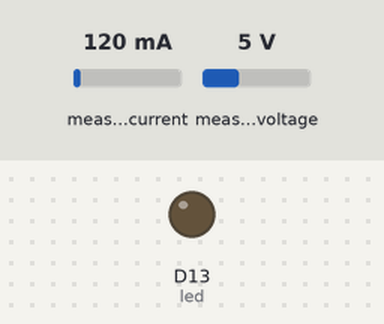
Recording of a program running on a simulated CircuitPython board. Shown: output pins drawn as LEDs (lit = HIGH). Dashed ring = blinking. The test bench sets the inputs (shaded band); at power-on: measured current 120 mA, measured voltage 5 V. WiFi joins after 1.5 s; web requests get an empty 200 reply after 0.4 s; library files of the repository ran but are not shown: secrets.py; what the program prints to the serial console is not drawn.

Above: at 2.9 s.
At 4.15 s:
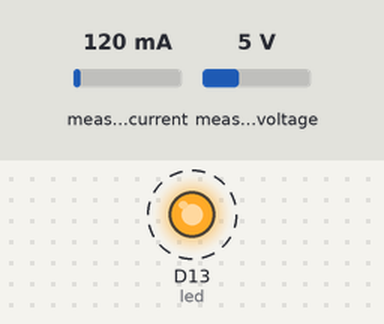
Timing chart, 0 to 5.0 s (numbered marks = the images above):
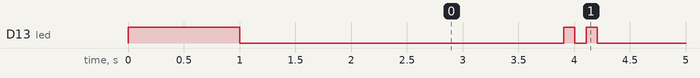

Measured:
- by itself, D13 (led): goes LOW 2.9 s, HIGH 0.10 s, LOW 0.10 s, HIGH 0.10 s, then LOW

The program:

measure.py
```python
"""Sample code and test for adafruit_in219"""
import board
import busio
import digitalio
from digitalio import DigitalInOut
import gc
import time
from adafruit_ina219 import ADCResolution, BusVoltageRange, INA219

SLEEPTIME = 1200

# Get Wifi and FarmOS details
try:
    from secrets import secrets
except ImportError:
    print("WiFi secrets are kept in secrets.py, please add them there!")
    raise

WIFI_ESSID=secrets['ssid']
WIFI_PASS=secrets['password']
farmos_pubkey=secrets['farmos_pubkey']
farmos_privkey=secrets['farmos_privkey']

base_url= "https://edgecollective.farmos.net/farm/sensor/listener/"

JSON_POST_URL = base_url+farmos_pubkey+"?private_key="+farmos_privkey

# esp32

import adafruit_esp32spi.adafruit_esp32spi_socket as socket
from adafruit_esp32spi import adafruit_esp32spi
import adafruit_requests as requests

esp32_cs = DigitalInOut(board.D12)
esp32_ready = DigitalInOut(board.D11)
esp32_reset = DigitalInOut(board.D10)

esp_spi = busio.SPI(board.SCK, board.MOSI, board.MISO)
esp = adafruit_esp32spi.ESP_SPIcontrol(esp_spi, esp32_cs, esp32_ready, esp32_reset)

led = digitalio.DigitalInOut(board.D13)
led.direction = digitalio.Direction.OUTPUT


def connect(essid,password): # note that these are arguments are b'essid' and b'password'
    print("Connecting to AP...")
    while not esp.is_connected:
        try:
            esp.connect_AP(essid, password)
        except RuntimeError as e:
            print("could not connect to AP, retrying: ",e)
            continue
    print("Connected to", str(esp.ssid, 'utf-8'), "\tRSSI:", esp.rssi)

    # Initialize a requests object with a socket and esp32spi interface
    requests.set_socket(socket, esp)


i2c_bus = board.I2C()

ina219 = INA219(i2c_bus)

print("ina219 test")

# display some of the advanced field (just to test)
print("Config register:")
print("  bus_voltage_range:    0x%1X" % ina219.bus_voltage_range)
print("  gain:                 0x%1X" % ina219.gain)
print("  bus_adc_resolution:   0x%1X" % ina219.bus_adc_resolution)
print("  shunt_adc_resolution: 0x%1X" % ina219.shunt_adc_resolution)
print("  mode:                 0x%1X" % ina219.mode)
print("")

# optional : change configuration to use 32 samples averaging for both bus voltage and shunt voltage
ina219.bus_adc_resolution = ADCResolution.ADCRES_12BIT_32S
ina219.shunt_adc_resolution = ADCResolution.ADCRES_12BIT_32S
# optional : change voltage range to 16V
ina219.bus_voltage_range = BusVoltageRange.RANGE_16V

for i in range(1,2):
    led.value=True
    time.sleep(1)
    led.value = False
    time.sleep(1)

# measure and display loop
while True:

    gc.collect()

    try:

        bus_voltage = ina219.bus_voltage        # voltage on V- (load side)
        shunt_voltage = ina219.shunt_voltage    # voltage between V+ and V- across the shunt
        current = ina219.current                # current in mA

        # INA219 measure bus voltage on the load side. So PSU voltage = bus_voltage + shunt_voltage
        print("PSU Voltage:   {:6.3f} V".format(bus_voltage + shunt_voltage))
        print("Shunt Voltage: {:9.6f} V".format(shunt_voltage))
        print("Load Voltage:  {:6.3f} V".format(bus_voltage))
        print("Current:       {:9.6f} A".format(current/1000))
        print("")

        json_data={"shunt_voltage_V":shunt_voltage,"current_mA":current,"bus_voltage_V":bus_voltage}
        print("Posting to ",JSON_POST_URL)

        connect(WIFI_ESSID,WIFI_PASS)
        response = requests.post(JSON_POST_URL, json=json_data)
        print(response.content)
        response.close()

        print("Done. Sleeping ... ")
        for i in range(1,3):
            led.value=True
            time.sleep(.1)
            led.value = False
            time.sleep(.1)

    except Exception as e:

        print("error: "+str(e))

    time.sleep(300)
```
